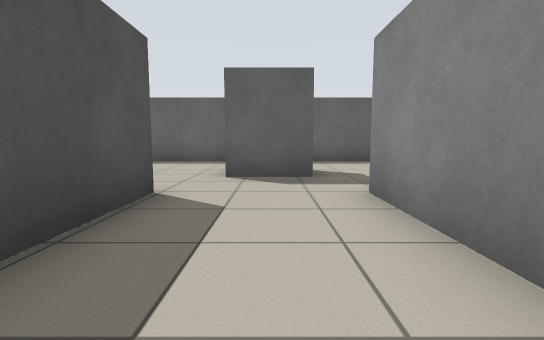
View 1 (above)

23 first-person views from a walk through a Stage world. The camera is 0.72 m above the floor, tilts 6° down and sees 85° across. Floor lines are 1 m apart. The floor is counted in squares, 1 m on a side. Each view is taken from the middle of a square. On the plan, view 1 faces up. The plan holds only what a view shows up to about 10 squares ahead; the rest is blank. The place goes on beyond the plan. The robots in the file are not drawn.

View 2
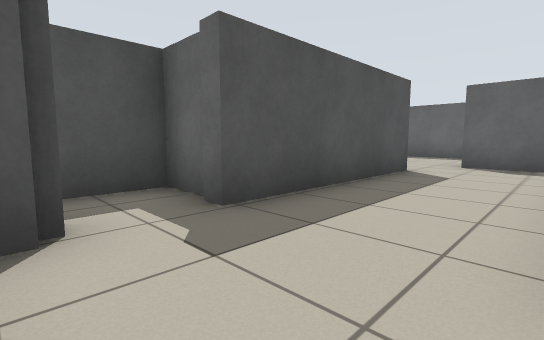

View 3
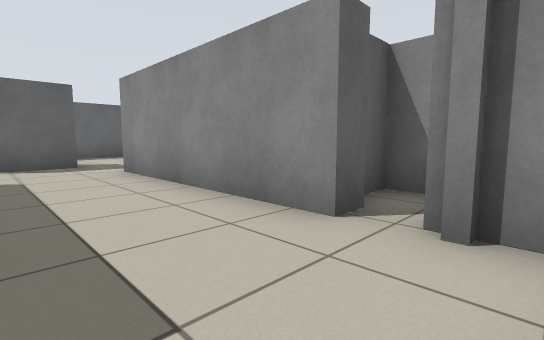

View 4
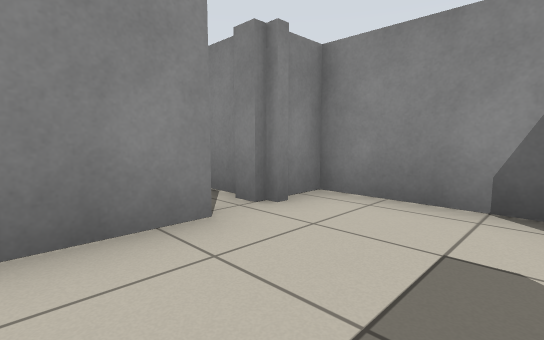

View 5
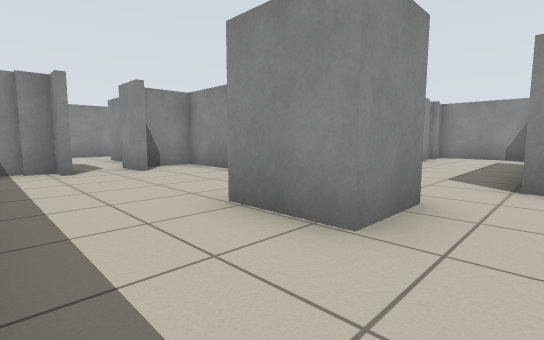

View 6
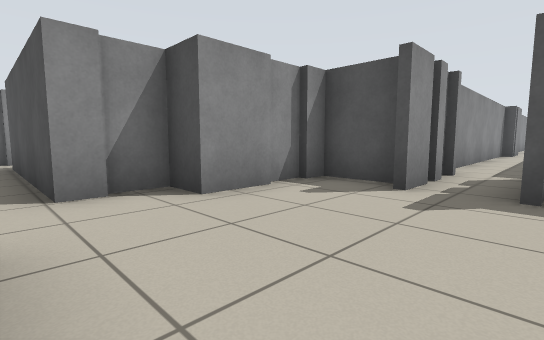

View 7
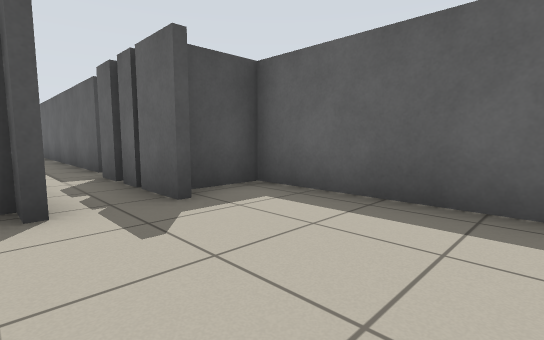

View 8
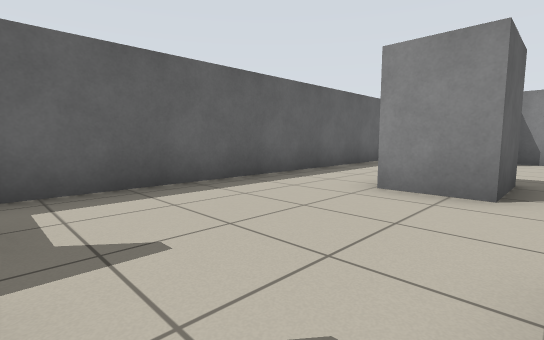

View 9
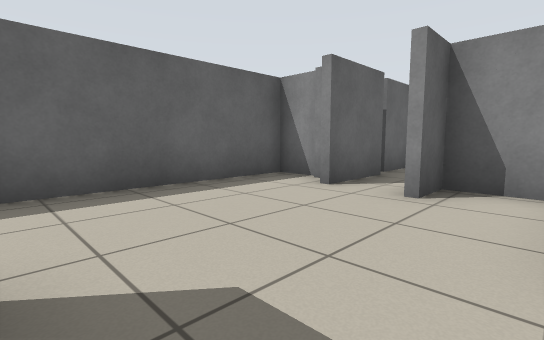

View 10
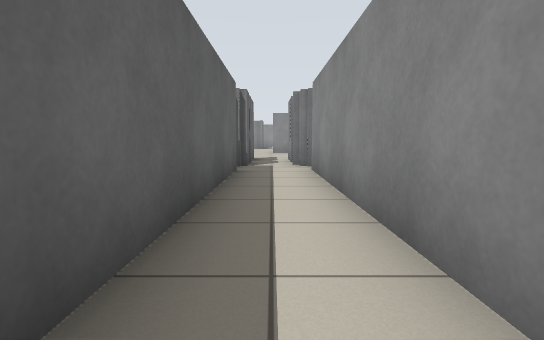

View 11
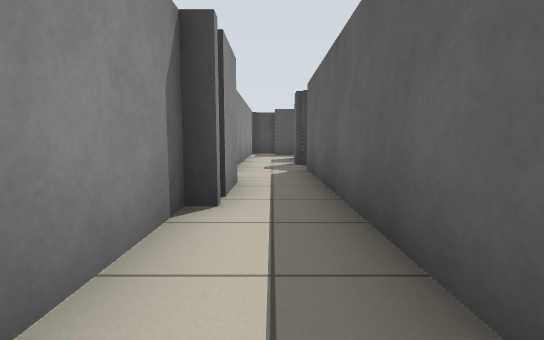

View 12
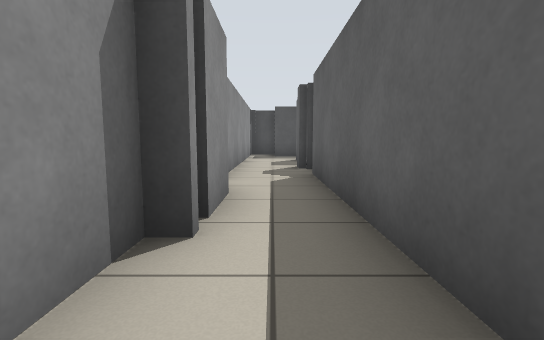

View 13
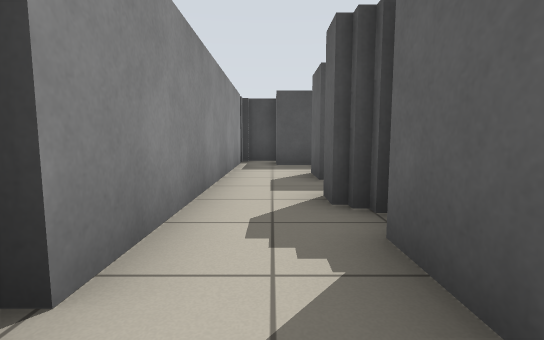

View 14
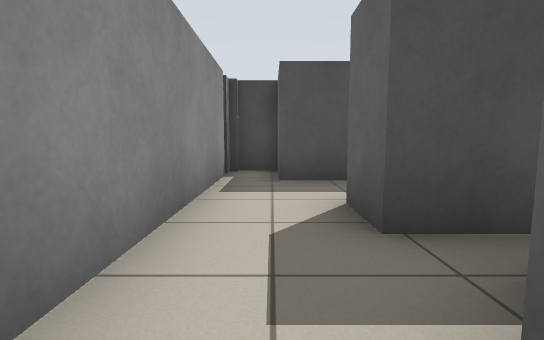

View 15
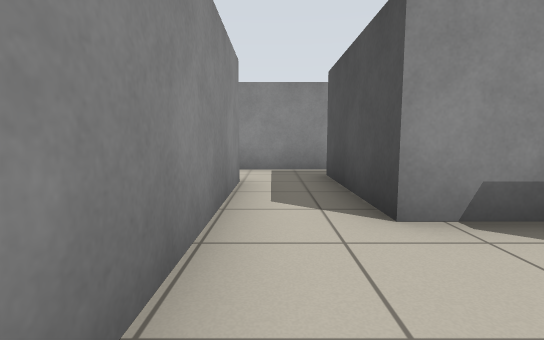

View 16
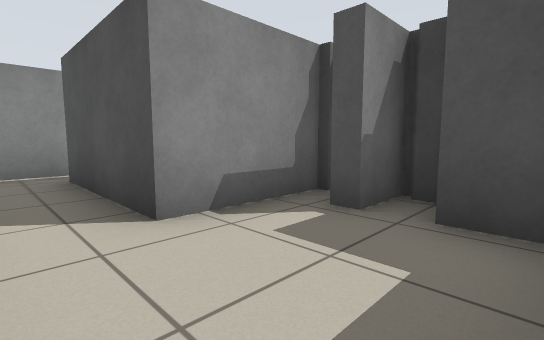

View 17
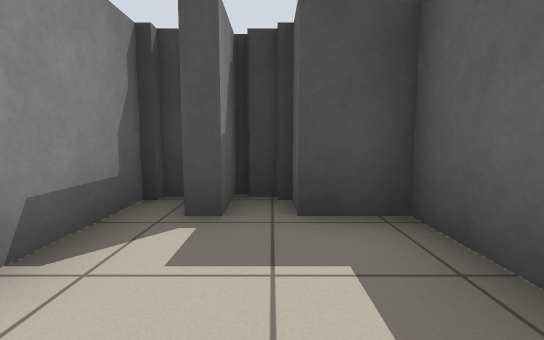

View 18
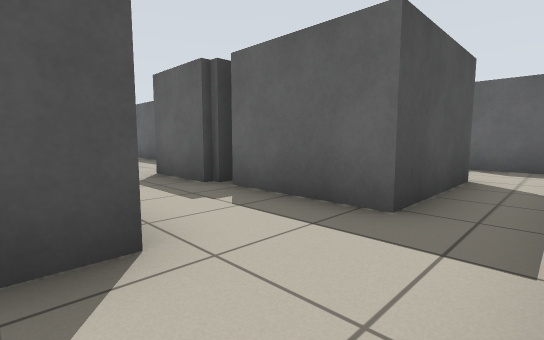

View 19
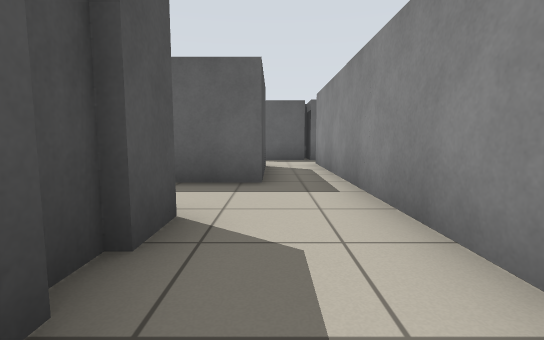

View 20
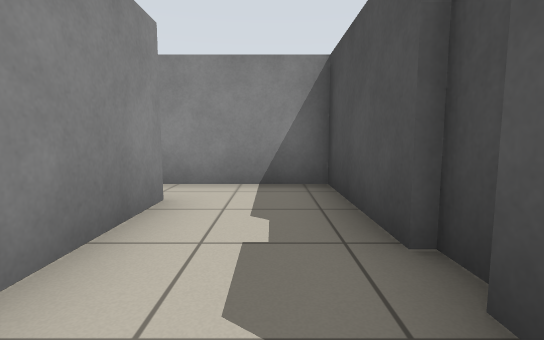

View 21
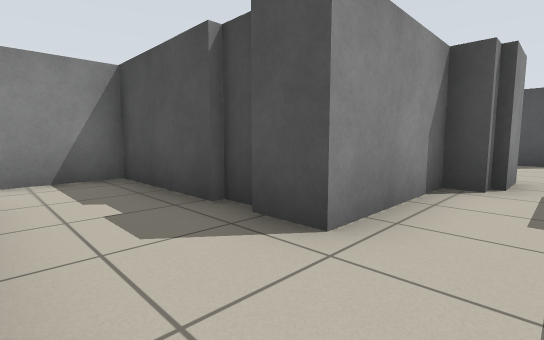

View 22
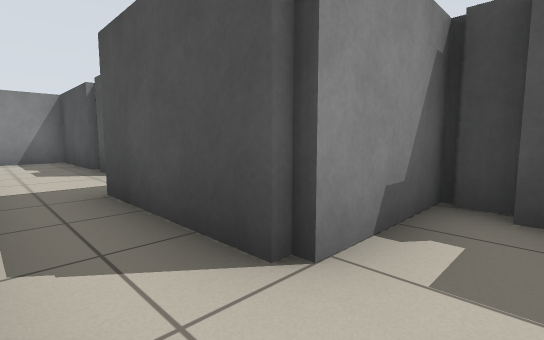

View 23
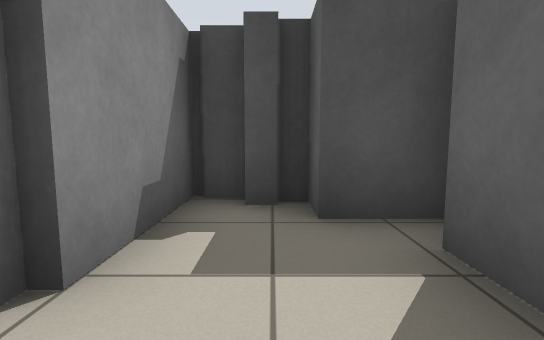

### Floor plan
Ten units are one square. View 1 is at (0, 0); x grows to the right and y downward. Boxes are objects, and circles mark ways between rooms. Rooms are numbered by the first view taken in them; rooms with no view inside come last. Other rooms are left out.
<svg viewBox="-290 -141 415 181">
<path fill="none" stroke="#000" d="M-21 10 -32 10 -32 24M19 15 13 15 13 -40M-16 -40 -16 12 -20 12M9 -55 -9 -55M-11 35 15 35 15 22M-51 -77 -71 -77M-51 -62 -58 -62 -58 -47 -51 -47M-62 -64 -51 -64M-69 -64 -64 -64M-44 -47 -30 -47 -30 -38 -21 -38M-74 -77 -81 -77M-52 -45 -45 -45M-90 -78 -201 -78M-22 -40 -16 -40M-9 -55 -9 -69 9 -69M8 -66 8 -60M38 -47 57 -47 57 -62 48 -62M49 -78 55 -78 55 -84M57 -82 57 -94 -58 -94 -58 -81M-161 -61 -90 -61M-180 -64 -166 -64M-211 -77 -218 -77M-232 -78 -245 -78M-245 -61 -191 -61M-264 -133 -277 -133 -277 -122M-277 -115 -277 -111M-245 -105 -245 -125M-285 -105 -261 -105M89 -49 89 -41M91 -42 91 -13 118 -13M69 -77 49 -77M57 -62 62 -62 62 -57 91 -57 91 -48M113 -25 113 -106M48 -64 59 -64M98 -110 98 -78 72 -78M111 -131 90 -131M113 -106 113 -118M78 -121 78 -116M84 -136 84 -124M77 -124 77 -120M75 -118 75 -110 98 -110M-245 -78 -245 -105M-261 -105 -261 -71M-269 -61 -245 -61"/>
<circle cx="0" cy="-50" r="3" fill="#2a7"/>
<circle cx="50" cy="-70" r="3" fill="#2a7"/>
<circle cx="-240" cy="-70" r="3" fill="#2a7"/>
<circle cx="-250" cy="-100" r="3" fill="#2a7"/>
<circle cx="110" cy="-100" r="3" fill="#2a7"/>
<text x="0" y="-10">1</text>
<text x="-50" y="-70">2</text>
<text x="-260" y="-120">3</text>
<text x="90" y="-60">4</text>
<text x="100" y="-120">5</text>
<text x="-250" y="-90">6</text>
</svg>
Room 1 opens to room 2. Room 2 opens to room 4. Room 2 opens to room 6. Room 3 opens to room 6. Room 4 opens to room 5.

Where each view was taken, in squares from view 1:
view 1: 0 up, 0 right, facing up
view 2: 3 down, 1 right, facing up-left
view 3: 3 down, 1 left, facing up-right
view 4: 0 up, 1 left, facing down-right
view 5: 9 up, 2 left, facing down-right
view 6: 8 up, 1 left, facing down-left
view 7: 6 up, 2 left, facing up-left
view 8: 5 up, 5 left, facing up-right
view 9: 5 up, 1 right, facing up-right
view 10: 7 up, 16 left, facing right
view 11: 7 up, 13 left, facing left
view 12: 7 up, 14 left, facing left
view 13: 7 up, 18 left, facing left
view 14: 7 up, 21 left, facing left
view 15: 13 up, 25 left, facing down
view 16: 13 up, 25 left, facing down-left
view 17: 12 up, 25 left, facing left
view 18: 5 up, 11 right, facing up-left
view 19: 3 up, 10 right, facing up
view 20: 6 up, 10 right, facing down
view 21: 7 up, 11 right, facing down-left
view 22: 12 up, 11 right, facing down-left
view 23: 12 up, 11 right, facing left
